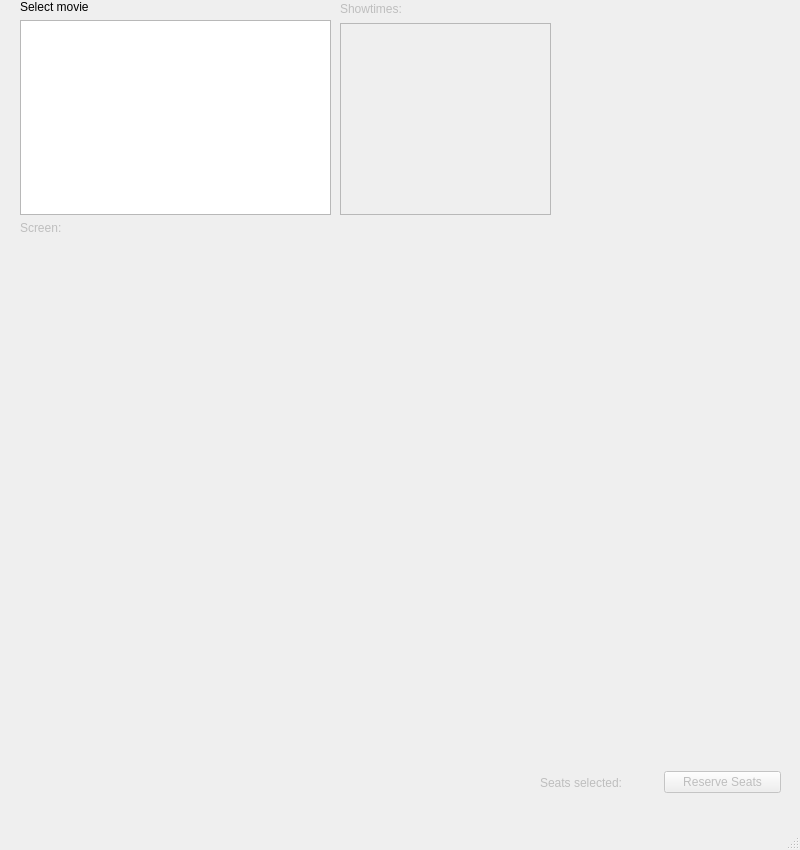
<?xml version="1.0" encoding="UTF-8"?>
<ui version="4.0">
 <class>MainWindow</class>
 <widget class="QMainWindow" name="MainWindow">
  <property name="geometry">
   <rect>
    <x>0</x>
    <y>0</y>
    <width>800</width>
    <height>850</height>
   </rect>
  </property>
  <property name="windowTitle">
   <string>Movie Reservation</string>
  </property>
  <property name="windowIcon">
   <iconset resource="icon.qrc">
    <normaloff>:/new/icon/images/film-reel.png</normaloff>:/new/icon/images/film-reel.png</iconset>
  </property>
  <widget class="QWidget" name="centralwidget">
   <widget class="QWidget" name="layoutWidget">
    <property name="geometry">
     <rect>
      <x>20</x>
      <y>0</y>
      <width>311</width>
      <height>215</height>
     </rect>
    </property>
    <layout class="QVBoxLayout" name="verticalLayout">
     <item>
      <widget class="QLabel" name="label">
       <property name="text">
        <string>Select movie</string>
       </property>
      </widget>
     </item>
     <item>
      <widget class="QTableView" name="movieTableView">
       <property name="focusPolicy">
        <enum>Qt::NoFocus</enum>
       </property>
       <property name="styleSheet">
        <string notr="true"/>
       </property>
       <property name="dragDropOverwriteMode">
        <bool>false</bool>
       </property>
       <property name="selectionMode">
        <enum>QAbstractItemView::SingleSelection</enum>
       </property>
       <property name="selectionBehavior">
        <enum>QAbstractItemView::SelectRows</enum>
       </property>
       <property name="showGrid">
        <bool>false</bool>
       </property>
       <property name="sortingEnabled">
        <bool>false</bool>
       </property>
       <property name="cornerButtonEnabled">
        <bool>true</bool>
       </property>
       <attribute name="horizontalHeaderVisible">
        <bool>true</bool>
       </attribute>
       <attribute name="horizontalHeaderCascadingSectionResizes">
        <bool>true</bool>
       </attribute>
       <attribute name="horizontalHeaderHighlightSections">
        <bool>false</bool>
       </attribute>
       <attribute name="horizontalHeaderStretchLastSection">
        <bool>true</bool>
       </attribute>
       <attribute name="verticalHeaderVisible">
        <bool>false</bool>
       </attribute>
       <attribute name="verticalHeaderHighlightSections">
        <bool>false</bool>
       </attribute>
      </widget>
     </item>
    </layout>
   </widget>
   <widget class="QWidget" name="layoutWidget">
    <property name="geometry">
     <rect>
      <x>340</x>
      <y>0</y>
      <width>211</width>
      <height>215</height>
     </rect>
    </property>
    <layout class="QVBoxLayout" name="verticalLayout_2" stretch="0,0">
     <item>
      <widget class="QLabel" name="showingLabel">
       <property name="enabled">
        <bool>false</bool>
       </property>
       <property name="sizePolicy">
        <sizepolicy hsizetype="Expanding" vsizetype="Expanding">
         <horstretch>100</horstretch>
         <verstretch>0</verstretch>
        </sizepolicy>
       </property>
       <property name="text">
        <string>Showtimes:</string>
       </property>
       <property name="scaledContents">
        <bool>true</bool>
       </property>
       <property name="wordWrap">
        <bool>true</bool>
       </property>
      </widget>
     </item>
     <item>
      <widget class="QTableView" name="screenTableView">
       <property name="enabled">
        <bool>false</bool>
       </property>
       <property name="focusPolicy">
        <enum>Qt::NoFocus</enum>
       </property>
       <property name="dragDropOverwriteMode">
        <bool>false</bool>
       </property>
       <property name="selectionMode">
        <enum>QAbstractItemView::SingleSelection</enum>
       </property>
       <property name="selectionBehavior">
        <enum>QAbstractItemView::SelectRows</enum>
       </property>
       <property name="showGrid">
        <bool>false</bool>
       </property>
       <property name="cornerButtonEnabled">
        <bool>false</bool>
       </property>
       <attribute name="horizontalHeaderCascadingSectionResizes">
        <bool>true</bool>
       </attribute>
       <attribute name="horizontalHeaderHighlightSections">
        <bool>false</bool>
       </attribute>
       <attribute name="horizontalHeaderStretchLastSection">
        <bool>true</bool>
       </attribute>
       <attribute name="verticalHeaderVisible">
        <bool>false</bool>
       </attribute>
       <attribute name="verticalHeaderHighlightSections">
        <bool>false</bool>
       </attribute>
      </widget>
     </item>
    </layout>
   </widget>
   <widget class="QWidget" name="gridLayoutWidget">
    <property name="geometry">
     <rect>
      <x>20</x>
      <y>240</y>
      <width>761</width>
      <height>511</height>
     </rect>
    </property>
    <layout class="QGridLayout" name="seatGridLayout">
     <property name="horizontalSpacing">
      <number>2</number>
     </property>
    </layout>
   </widget>
   <widget class="QLabel" name="seatLabel">
    <property name="enabled">
     <bool>false</bool>
    </property>
    <property name="geometry">
     <rect>
      <x>20</x>
      <y>220</y>
      <width>71</width>
      <height>16</height>
     </rect>
    </property>
    <property name="text">
     <string>Screen:</string>
    </property>
   </widget>
   <widget class="QLabel" name="imageLabel">
    <property name="geometry">
     <rect>
      <x>560</x>
      <y>10</y>
      <width>200</width>
      <height>200</height>
     </rect>
    </property>
    <property name="text">
     <string/>
    </property>
   </widget>
   <widget class="QWidget" name="layoutWidget">
    <property name="geometry">
     <rect>
      <x>540</x>
      <y>770</y>
      <width>241</width>
      <height>25</height>
     </rect>
    </property>
    <layout class="QHBoxLayout" name="horizontalLayout">
     <item>
      <widget class="QLabel" name="selectedLabel">
       <property name="enabled">
        <bool>false</bool>
       </property>
       <property name="text">
        <string>Seats selected:</string>
       </property>
      </widget>
     </item>
     <item>
      <widget class="QPushButton" name="reserveButton">
       <property name="enabled">
        <bool>false</bool>
       </property>
       <property name="text">
        <string>Reserve Seats</string>
       </property>
      </widget>
     </item>
    </layout>
   </widget>
  </widget>
  <widget class="QMenuBar" name="menubar">
   <property name="geometry">
    <rect>
     <x>0</x>
     <y>0</y>
     <width>800</width>
     <height>20</height>
    </rect>
   </property>
  </widget>
  <widget class="QStatusBar" name="statusbar"/>
 </widget>
 <resources>
  <include location="icon.qrc"/>
 </resources>
 <connections/>
</ui>
